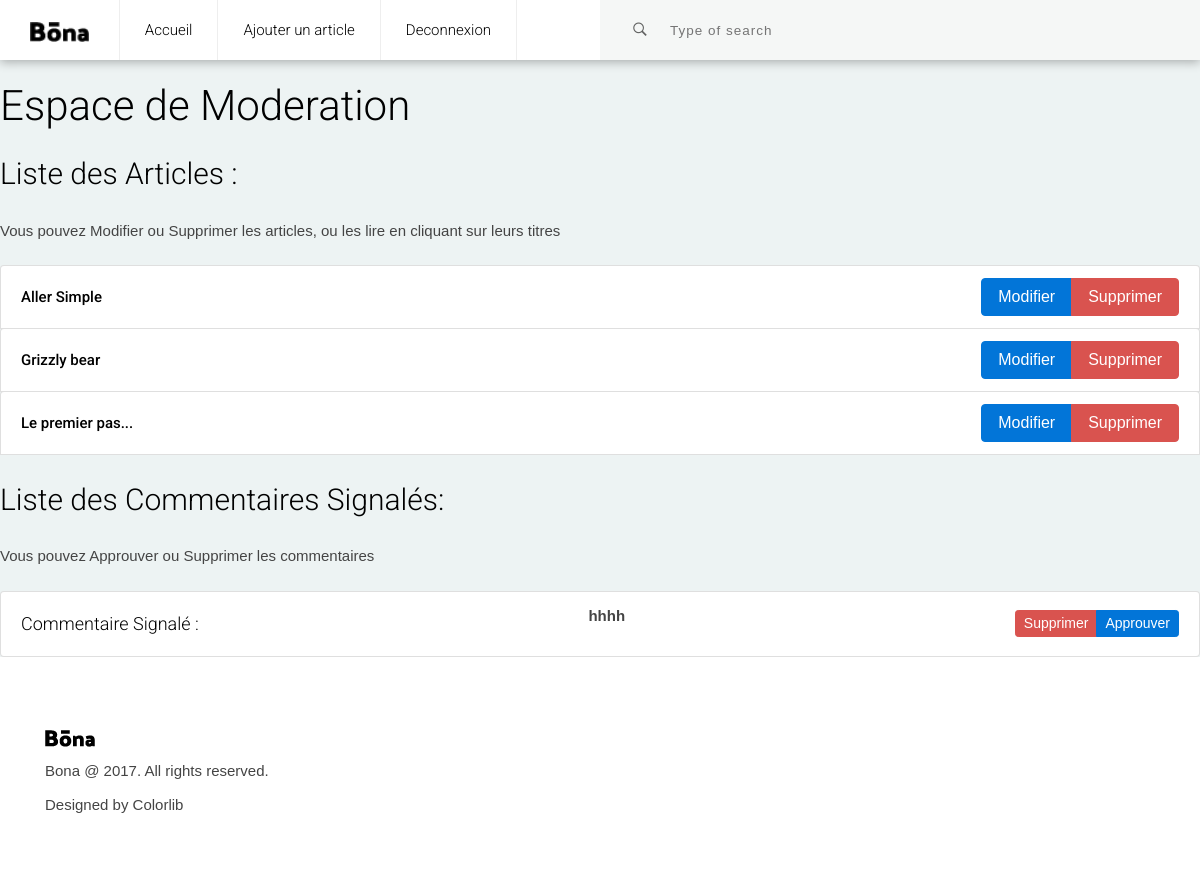
Screenshot of /P4_01_Code/public/index.php?action=AindexModerate (signed in) with the database file from the repository.
### tables this page shows
CREATE TABLE `articles` (
  `id` int(11) NOT NULL,
  `title` varchar(255) NOT NULL,
  `introduction` text NOT NULL,
  `content` longtext NOT NULL,
  `created_at` datetime NOT NULL,
  `author_id` int(11) NOT NULL
);

CREATE TABLE `comments` (
  `id` int(11) NOT NULL,
  `article_id` int(11) NOT NULL,
  `content` text NOT NULL,
  `created_at` datetime NOT NULL,
  `reports_id` int(11) NOT NULL DEFAULT '0',
  `user_id` int(11) NOT NULL
);

### P4_01_Code/app/Renderer.php (called while the page is built, shortened)
<?php
 class Renderer {
  public static function render(string $path, array $variables = []){
  extract($variables);
  require('views/' .$path. '.html.php');
  require('views/layout.html.php');
  }
}

### P4_01_Code/app/controllers/AdminController.php (called while the page is built, shortened)
<?php
class AdminController extends Controllers{
    public function indexModerate(){
        $articles = $this->model2->findAll("created_at DESC");
        $commentaires =$this->model->findAll("created_at DESC");
        $pageTitle = "Espace de Moderation";
        \Renderer::render('articles/moderationAdmin', compact('pageTitle', 'articles', 'commentaires'));
    }
}

### P4_01_Code/public/index.php (called while the page is built, shortened)
<?php
require_once '../app/Autoload.php';
\Router::route();

### P4_01_Code/app/models/Model.php (called while the page is built, shortened)
<?php
abstract class Model {
    protected $pdo;
    protected $table;
    public function __construct()
    {
        $this->pdo = \Database::getPdo();
    }
    public function findAll(?string $order = ""):array {
        $sql = "SELECT * FROM {$this->table}";
        if($order){
            $sql .= " ORDER BY " . $order;
        }
        $resultats = $this->pdo->query($sql);
        $articles = $resultats->fetchAll();
        return $articles;
    }
}

### P4_01_Code/app/Autoload.php (called while the page is built, shortened)
<?php
class Autoload{
    public static function autoloader(){
        spl_autoload_register(function($className){
            $className = str_replace("\\", "/", $className);
        });
    }
}

### P4_01_Code/app/Database.php (called while the page is built)
<?php
class Database{
    private static $connexion = null;
    public static function getPdo():PDO{
        try{
        if(self::$connexion === null){
            self::$connexion = new PDO('mysql:host=localhost;dbname=alaska;charset=utf8', 'root', 'root', [
                PDO::ATTR_ERRMODE => PDO::ERRMODE_EXCEPTION,
                PDO::ATTR_DEFAULT_FETCH_MODE => PDO::FETCH_ASSOC
            ]);
        }
        return self::$connexion;
        throw new Exception('Error 404');
        }catch(Exception $e){
        $e->getMessage();
        }
    }
}

### P4_01_Code/app/controllers/Controllers.php (called while the page is built, shortened)
<?php
abstract class Controllers{
    public function __construct()
    {
        $this->model = new $this->modelName();
    }
}

### P4_01_Code/app/views/articles/moderationAdmin.html.php (the view, shortened to what this page needs)
<?php if(isset($_SESSION['role_id']) && $_SESSION['role_id'] === "1" ): ?>
	<header>
		<div class="container-fluid position-relative no-side-padding">
			<a href="#" class="logo"><img src="images/logo.png" alt="Logo Image"></a>
			<ul class="main-menu visible-on-click" id="main-menu">
				<li>
					<a href="index.php?action=Aindex">Accueil</a>
				</li>
				<li>
				<a href="index.php?action=AaddArticle&id=">Ajouter un article</a>
				</li>
				<li>
					<a href="index.php?action=Udisconnect">Deconnexion</a>
				</li>
			</ul>
				<div class="src-area">
				<form>
					<button class="src-btn" type="submit"><i class="ion-ios-search-strong"></i></button>
					<input class="src-input" type="text" placeholder="Type of search">
				</form>
			</div>
		</div>
    </header>
	<br>
<section>
	<h2><?= $pageTitle ?></h2>
		<br />
	<h3>Liste des Articles :</h3>
		<br />
	<p>Vous pouvez Modifier ou Supprimer les articles, ou les lire en cliquant sur leurs titres</p>
		<br />
	<ul class="list-group">
<?php foreach ($articles as $article):?>
  	<li class="list-group-item d-flex justify-content-between align-items-center">
    		<a class="title" href="index.php?action=Ashow&id=<?= $article['id'] ?>"><b><?= $article['title'] ?></a>
    	<div class="btn-group">
  		<button	button type="button" class="btn btn-primary">
	  		<a href="index.php?action=AeditArticle&id=<?= $article['id'] ?>" onclick="return window.confirm(`Êtes vous sûr de vouloir modifier cet Article ?!`)">
	  		Modifier</a>
		</button>
  		<button type="button" class="btn btn-danger">
  			<a href="index.php?action=AdeleteArticle&id=<?= $article['id'] ?>" onclick="return window.confirm(`Êtes vous sûr de vouloir supprimer cet Article ?!`)">
  			Supprimer</a>
		</button>
    	</div>
  	</li>
<?php endforeach ?>
	</ul>
</section>
<br/>
<section>
	<h3>Liste des Commentaires Signalés:</h3>
		<br />
	<p>Vous pouvez Approuver ou Supprimer les commentaires</p>
		<br />
	<ul class="list-group">
<?php foreach ($commentaires as $commentaire) : ?>
<?php if ($commentaire['reports_id'] === "1") : ?>
	<li class="list-group-item d-flex justify-content-between align-items-center">
			<h4>Commentaire Signalé :</h4>
			<blockquote>
					<p><strong><?= $commentaire['content'] ?></strong></p>
			</blockquote>
		<div class="btn-group">
			<button type="button" class="btn btn-danger btn-sm" >
				<a  href="index.php?action=AdeleteComment&id=<?= $commentaire['id'] ?>" onclick="return window.confirm(`Êtes vous sûr de vouloir supprimer ce commentaire ?!`)">Supprimer</a>
			</button>
			<button type="button" class="btn btn-primary btn-sm"  >
				<a href="index.php?action=AapprouveComment&id=<?= $commentaire['id'] ?>" onclick="return window.confirm(`Êtes vous sûr de vouloir approuver ce commentaire ?!`)">Approuver</a>
			</button>
		</div>
<?php endif ?>
<?php endforeach ?>
	</li>
	</ul>
</section>
<?php endif ?>

### P4_01_Code/public/layout-1/css/styles.css (style rules this page uses)
html { font-size: 100%; height: 100%; overflow-x: hidden; touch-action: manipulation; }
body { font-size: 15px; font-family: 'Roboto', sans-serif; width: 100%; height: 100%; margin: 0; font-weight: 300; -webkit-font-smoothing: antialiased; -moz-osx-font-smoothing: grayscale; word-wrap: break-word; background: #EDF3F3; color: #000; }
h1, h2, h3, h4, h5, h6, p, a, ul, span, li, img { margin: 0; padding: 0; font-weight: 300; }
h1,h2,h3,h4,h5,h6 { line-height: 1.5; }
p { line-height: 1.6; font-family: 'Maven Pro', sans-serif; font-weight: 400; color: #444; }
h2 { font-size: 2.8em; line-height: 1.1; }
h3 { font-size: 2em; }
h4 { font-size: 1.2em; }
a, button { display: inline-block; text-decoration: none; color: inherit; transition: all .3s; }
b { font-weight: 500; }
img { width: 100%; }
li { list-style: none; display: inline-block; }
header { font-weight: 400; }
.no-side-padding { padding-right: 0px; padding-left: 0px; }
header { overflow: hidden; background: #fff; box-shadow: 0px 2px 10px rgba(0,0,0, .3); }
header .logo { float: left; height: 20px; margin: 20px 30px; }
header .logo img { height: 100%; width: auto; }
header .main-menu { display: inline-block; float: left; }
header .main-menu > li { float: left; }
header .main-menu > li > a { height: 60px; line-height: 60px; padding: 0 25px; border-right: 1px solid #eee; }
header .main-menu > li:first-child > a { border-left: 1px solid #eee; }
header .src-area { position: relative; height: 60px; width: 50%; float: right; display: inline-block; background: #F5F7F6; }
header .src-area .src-input { position: absolute; top: 0; bottom: 0; left: 0; right: 0; width: 100%; padding: 0 20px 0 70px; background: transparent; border: 0; outline: 0; }
header .src-area .src-btn { position: absolute; top: 0; bottom: 0; left: 0; width: 40px; background: none; border: 0; font-size: 1.2em; outline: 0; margin-left: 20px; opacity: .6; cursor: pointer; z-index: 10; }

### rows the page displays
articles: title "Aller Simple"
articles: title "Grizzly bear"
articles: title "Le premier pas..."
comments: content "hhhh"

### other values shown
$pageTitle "Espace de Moderation"
